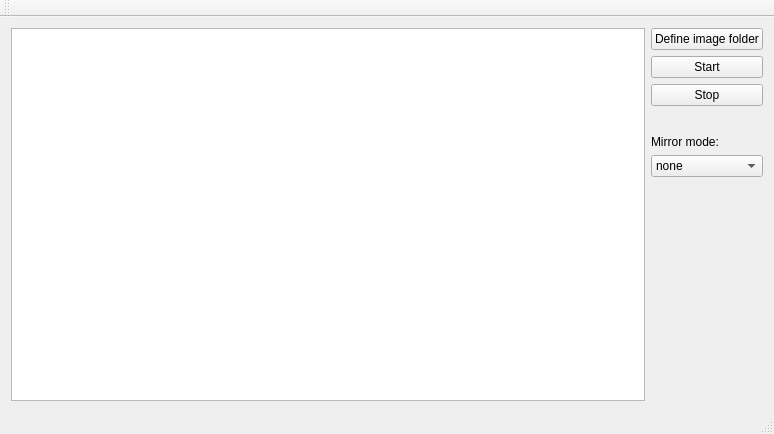
<?xml version="1.0" encoding="UTF-8"?>
<ui version="4.0">
 <class>MainWindow</class>
 <widget class="QMainWindow" name="MainWindow">
  <property name="geometry">
   <rect>
    <x>0</x>
    <y>0</y>
    <width>774</width>
    <height>434</height>
   </rect>
  </property>
  <property name="windowTitle">
   <string>SWTestApp01</string>
  </property>
  <widget class="QWidget" name="centralWidget">
   <layout class="QGridLayout" name="gridLayout">
    <item row="0" column="0" rowspan="2">
     <widget class="QGraphicsView" name="graphicsView"/>
    </item>
    <item row="0" column="1">
     <layout class="QVBoxLayout" name="verticalLayout">
      <item>
       <widget class="QPushButton" name="pushButton">
        <property name="text">
         <string>Define image folder</string>
        </property>
       </widget>
      </item>
      <item>
       <widget class="QPushButton" name="pushButton_2">
        <property name="text">
         <string>Start</string>
        </property>
       </widget>
      </item>
      <item>
       <widget class="QPushButton" name="pushButton_3">
        <property name="text">
         <string>Stop</string>
        </property>
       </widget>
      </item>
     </layout>
    </item>
    <item row="1" column="1">
     <layout class="QVBoxLayout" name="verticalLayout_2">
      <property name="topMargin">
       <number>23</number>
      </property>
      <item>
       <widget class="QLabel" name="label">
        <property name="text">
         <string>Mirror mode:</string>
        </property>
       </widget>
      </item>
      <item>
       <widget class="QComboBox" name="comboBox">
        <item>
         <property name="text">
          <string>none</string>
         </property>
        </item>
        <item>
         <property name="text">
          <string>horizontal</string>
         </property>
        </item>
        <item>
         <property name="text">
          <string>vertical</string>
         </property>
        </item>
        <item>
         <property name="text">
          <string>both</string>
         </property>
        </item>
       </widget>
      </item>
      <item>
       <spacer name="verticalSpacer">
        <property name="orientation">
         <enum>Qt::Vertical</enum>
        </property>
        <property name="sizeHint" stdset="0">
         <size>
          <width>20</width>
          <height>40</height>
         </size>
        </property>
       </spacer>
      </item>
     </layout>
    </item>
   </layout>
  </widget>
  <widget class="QMenuBar" name="menuBar">
   <property name="geometry">
    <rect>
     <x>0</x>
     <y>0</y>
     <width>774</width>
     <height>22</height>
    </rect>
   </property>
  </widget>
  <widget class="QToolBar" name="mainToolBar">
   <attribute name="toolBarArea">
    <enum>TopToolBarArea</enum>
   </attribute>
   <attribute name="toolBarBreak">
    <bool>false</bool>
   </attribute>
  </widget>
  <widget class="QStatusBar" name="statusBar"/>
 </widget>
 <layoutdefault spacing="6" margin="11"/>
 <resources/>
 <connections/>
</ui>
